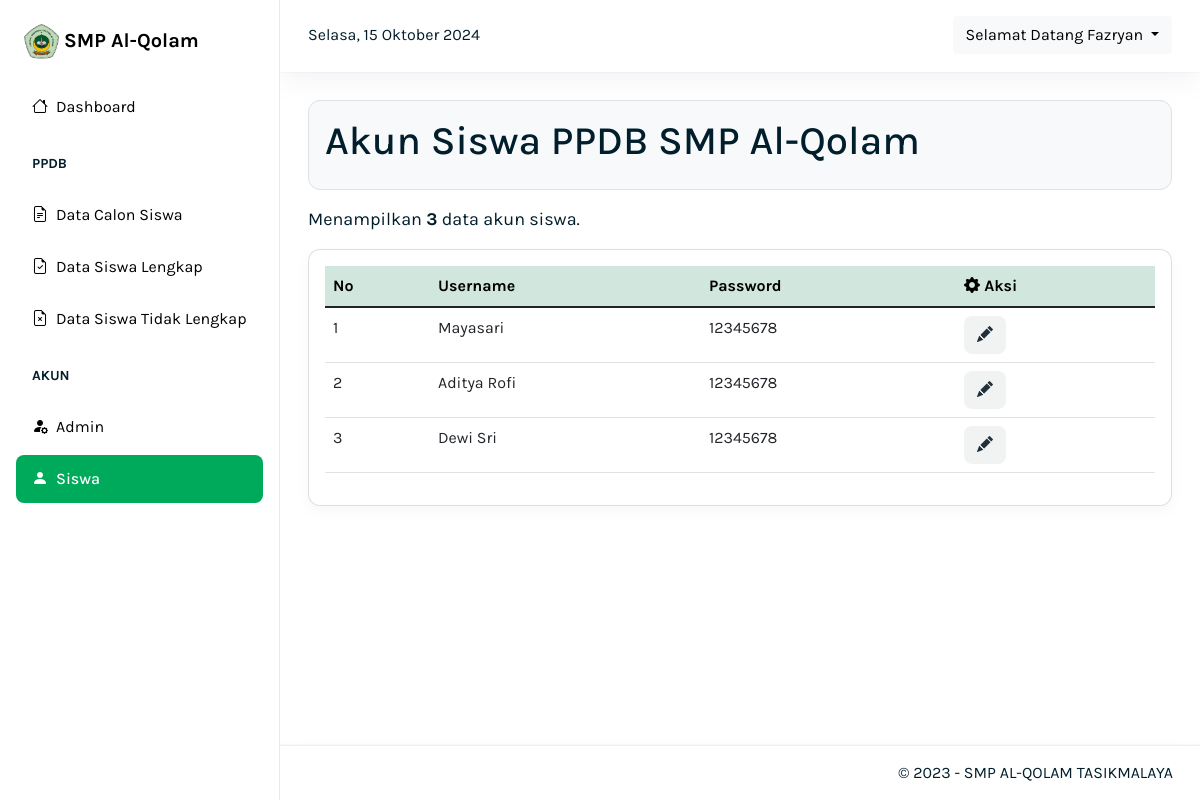
/dashboard/siswa.php (signed in), run on the app's committed database.
### tables this page shows
CREATE TABLE `siswa` (
  `id_siswa` int(11) NOT NULL,
  `id_pendaftaran` varchar(100) NOT NULL,
  `username` varchar(100) NOT NULL,
  `password` varchar(100) NOT NULL
);

### dashboard/siswa.php (the view, shortened to what this page needs)
<?php
include "../config/fungsi.php";
$jmlsiswa = mysqli_query($koneksi, "SELECT COUNT(*) AS jml_siswa FROM siswa");
$data = mysqli_fetch_assoc($jmlsiswa);
$siswa = mysqli_query($koneksi, "SELECT * FROM siswa");
?>
<!DOCTYPE html>
<html lang="en">
<head>
    <link rel="stylesheet" href="../asset/css/bootstrap.css">
    <link rel="stylesheet" href="../asset/css/style.css">
    <link rel="stylesheet" href="https://cdn.jsdelivr.net/npm/bootstrap-icons@1.10.5/font/bootstrap-icons.css">
</head>
<body>
    <nav class="navbar navbar-expand-lg navbar-glass shadow-2">
        <div class="container-fluid">
            <div class="d-flex justify-content-between align-items-center w-100">
                <div>
                    <div id="waktu" class="d-none d-xl-block"></div>
                </div>
                <div class="dropdown">
                    <button class="btn btn-light dropdown-toggle text-capitalize" type="button" id="dropdownMenuButton1" data-bs-toggle="dropdown" aria-expanded="false">
                        Selamat Datang <?= $_SESSION["username"] ?>
                    </button>
                </div>
            </div>
        </div>
    </nav>
    <div class="wrapper">
        <?php include "layout/sidebar.php" ?>
        <div class="main-panel">
            <div class="content">
                <div class="container">
                    <div class="row">
                        <div class="col-12">
                            <div class="bg-light border rounded-8 p-3">
                                <h1 class="fw-500">Akun Siswa PPDB SMP Al-Qolam</h1>
                            </div>
                        </div>
                    </div>
                    <div class="row mt-3">
                        <div class="col-md-5 col-lg-5">
                            <span class="fs-18">Menampilkan <b><?= $data['jml_siswa'] ?></b> data akun siswa.</span>
                        </div>
                    </div>
                    <div class="row mt-3">
                        <div class="col-lg-12">
                            <div class="card rounded-8 shadow-1">
                                <div class="card-body">
                                    <div class="table-responsive">
                                        <table class="table">
                                            <thead class="table-success">
                                                <tr>
                                                    <th>No</th>
                                                    <th>Username</th>
                                                    <th>Password</th>
                                                    <th><i class="bi bi-gear-fill"></i> Aksi</th>
                                                </tr>
                                            </thead>
                                            <tbody>
                                                <?php foreach ($siswa as $key => $item) : ?>
                                                    <tr>
                                                        <td><?= $key + 1 ?></td>
                                                        <td><?= $item["username"] ?></td>
                                                        <td><?= $item["password"] ?></td>
                                                        <td>
                                                            <a href="edit_siswa.php?id_pendaftaran=<?= $item['id_pendaftaran'] ?>" class="btn btn-gray"><i class="bi bi-pencil-fill"></i></a>
                                                        </td>
                                                    </tr>
                                                <?php endforeach ?>
                                            </tbody>
                                        </table>
                                    </div>
                                </div>
                            </div>
                        </div>
                    </div>
                </div>
            </div>
            <footer class="footer shadow-2">
                <div class="container">
                    <div class="row">
                        <div class="col-12 text-end">
                            <span>&copy; 2023 - SMP AL-QOLAM TASIKMALAYA</span>
                        </div>
                    </div>
                </div>
            </footer>
        </div>
    </div>
</body>
</html>

### asset/css/style.css (style rules this page uses)
:root { --font-rubick: 'Rubick'; --font-roboto: 'Roboto'; --color-dark: #001e2b; --color-default: #0c0c0b; --color-gray: #5c6c75; --color-gray-100: #f0f3f2; --color-gray-200: #ecf0ef; --color-gray-300: #cccfce; --color-gray-500: #889397; --color-gray-700: #3d4f58; --color-gray-800: #21313c; --color-green: #00AA5B; --color-green-light: #ceefce; --color-green-hover: #098A4E; --color-blue: #016bf8; --border-color-green: #00AA5B; --border-color-default: #E9E9E7; --border-color-3: #c0c2c2; --border-color-3: rgb(242, 248, 254); }
body { font-family: 'Karla', sans-serif; color: var(--color-dark); }
a { text-decoration: none; color: #000; }
.navbar-glass { -webkit-backdrop-filter: blur(6px); backdrop-filter: blur(6px); background-color: hsla(0, 0%, 100%, .8); background-image: none; box-shadow: none; box-sizing: border-box; color: var(--fc-gray-600); display: flex; flex-direction: column; flex-shrink: 0; height: 72px; left: auto; padding: 1rem; position: fixed; right: 0; top: 0; width: calc(100% - 280px); z-index: 1034; }
.wrapper { display: flex; min-height: 100vh; position: relative; top: 0; }
.main-panel { position: relative; width: calc(100% - 280px); height: 100vh; min-height: 100%; float: right; transition: all .3s; }
.content { flex-grow: 1; padding: 100px 16px; width: 100%; min-height: calc(100% - 55px); overflow: hidden; }
.wrapper .footer { border-top: 1px solid #eee; padding: 15px; position: absolute; width: 100%; }
.btn-gray { background: var(--color-gray-100); color: var(--color-gray-800); border-radius: 8px; transition: 0.2s; }
.fs-18 { font-size: 18px; }
.fw-500 { font-weight: 500; }
.rounded-8 { border-radius: 0.75rem; }
.shadow-1 { color: #134426; box-shadow: 0 6px 12px rgba(140, 164, 144, 0.075) !important; }
.shadow-2 { box-shadow: 0 0 2px rgba(145, 158, 171, .2), 0 12px 24px -4px rgba(145, 158, 171, .12); }

### data on the page
siswa: username "Mayasari", password "12345678"
siswa: username "Aditya Rofi", password "12345678"
siswa: username "Dewi Sri", password "12345678"

### other printed values
$_SESSION["username"] "Fazryan"
$data['jml_siswa'] "3"
